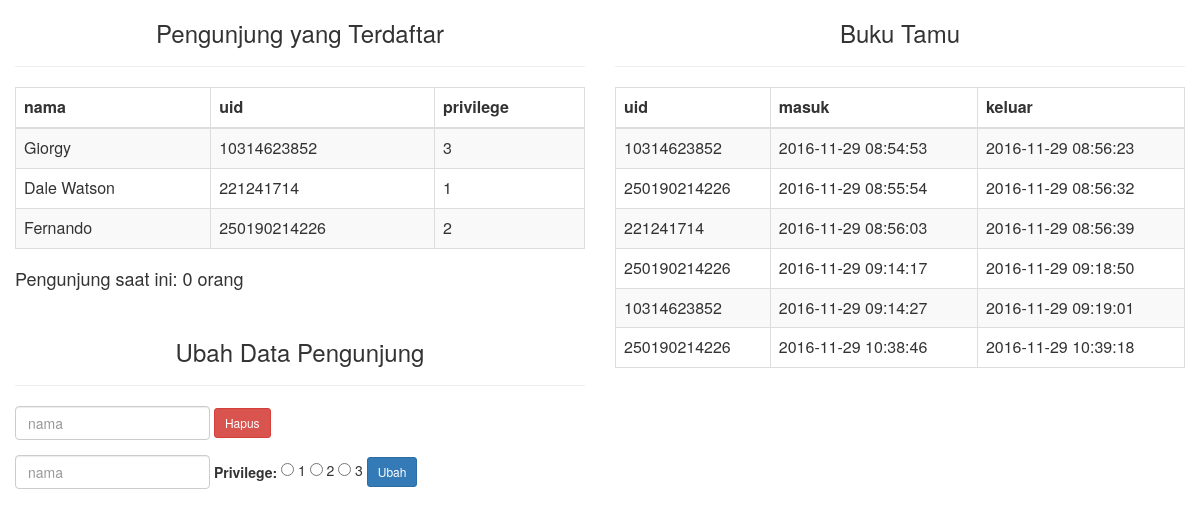
Screenshot of /pages/data.php with the database file from the repository.
### tables this page shows
CREATE TABLE `pengunjung` (
  `nama` varchar(20) NOT NULL,
  `uid` varchar(20) NOT NULL,
  `privilege` tinyint(1) DEFAULT '1',
  `status` tinyint(1) NOT NULL DEFAULT '0'
);

CREATE TABLE `jumlah_pengunjung` (
  `jumlah` int(5) NOT NULL DEFAULT '0'
);

CREATE TABLE `buku_tamu` (
  `ke` int(10) NOT NULL,
  `uid` varchar(20) NOT NULL,
  `masuk` timestamp NOT NULL DEFAULT CURRENT_TIMESTAMP,
  `keluar` timestamp NULL DEFAULT NULL
);

### pages/data.php (the view, shortened to what this page needs)
<link rel="stylesheet" href="../css/bootstrap.css" />
<link rel="stylesheet" href="../css/dataTables.bootstrap.css" />
<?php
require('connect.php');
$peng = mysqli_query($conn,"SELECT * FROM pengunjung");
$buku = mysqli_query($conn,"SELECT * FROM buku_tamu");
$jumlah_pengunjung = mysqli_query($conn,"SELECT jumlah FROM jumlah_pengunjung");
?>
<div class="col-sm-6 container">
  <h3 class="text-center">Pengunjung yang Terdaftar</h3><hr>
  <table id="pengunjung" class="table table-striped table-bordered table-hover">
    <thead>
      <th>nama</th>
      <th>uid</th>
      <th>privilege</th>
    </thead>
    <tbody>
      <?php while($row = mysqli_fetch_array($peng)) { ?>
        <tr>
          <td><?php echo $row['nama']; ?></td>
          <td><?php echo $row['uid']; ?></td>
          <td><?php echo $row['privilege']; ?></td>
        </tr>
        <?php } ?>
      </tbody>
    </table>
    <?php $row = mysqli_fetch_array($jumlah_pengunjung) ?>
    <h4>Pengunjung saat ini: <?php echo $row['jumlah'] ?> orang</h4>
    <br>
    <div>
      <h3 class="text-center">Ubah Data Pengunjung</h3><hr>
      <form action="delVisitor.php" class="form-inline form-group" method="post">
          <input type="text" name="nama" class="form-control" id="nama" placeholder="nama" required autofocus>
          <button class="btn btn-lg btn-danger btn-sm" type="submit">Hapus</button>
      </form>
    </div>
    <form action="ubahPriv.php" class="form-inline form-group" method="post">
        <input type="text" name="nama" id="nama" class="form-control" placeholder="nama" required autofocus>
        <strong class="text-center control-label">Privilege:</strong>
        <input type="radio" name="priv" value="1"> 1
        <input type="radio" name="priv" value="2"> 2
        <input type="radio" name="priv" value="3"> 3
        <button class="btn btn-lg btn-primary btn-sm" type="submit">Ubah</button>
    </form>
  </div>
  <div class="col-sm-6">
    <h3 class="text-center">Buku Tamu</h3><hr>
    <table id="buku"class="table table-striped table-bordered table-hover">
      <thead>
        <th>uid</th>
        <th>masuk</th>
        <th>keluar</th>
      </thead>
      <tbody>
        <?php while($row = mysqli_fetch_array($buku)) { ?>
          <tr>
            <td><?php echo $row['uid']; ?></td>
            <td><?php echo $row['masuk']; ?></td>
            <td><?php echo $row['keluar']; ?></td>
          </tr>
          <?php } ?>
        </tbody>
      </table>
    </div>

### rows the page displays
pengunjung: nama "Giorgy", uid "10314623852", privilege "3"
pengunjung: nama "Dale Watson", uid "221241714", privilege "1"
pengunjung: nama "Fernando", uid "250190214226", privilege "2"
jumlah_pengunjung: jumlah "0"
buku_tamu: uid "10314623852", masuk "2016-11-29 08:54:53", keluar "2016-11-29 08:56:23"
buku_tamu: uid "250190214226", masuk "2016-11-29 08:55:54", keluar "2016-11-29 08:56:32"
buku_tamu: uid "221241714", masuk "2016-11-29 08:56:03", keluar "2016-11-29 08:56:39"
buku_tamu: uid "250190214226", masuk "2016-11-29 09:14:17", keluar "2016-11-29 09:18:50"
buku_tamu: uid "10314623852", masuk "2016-11-29 09:14:27", keluar "2016-11-29 09:19:01"
buku_tamu: uid "250190214226", masuk "2016-11-29 10:38:46", keluar "2016-11-29 10:39:18"
